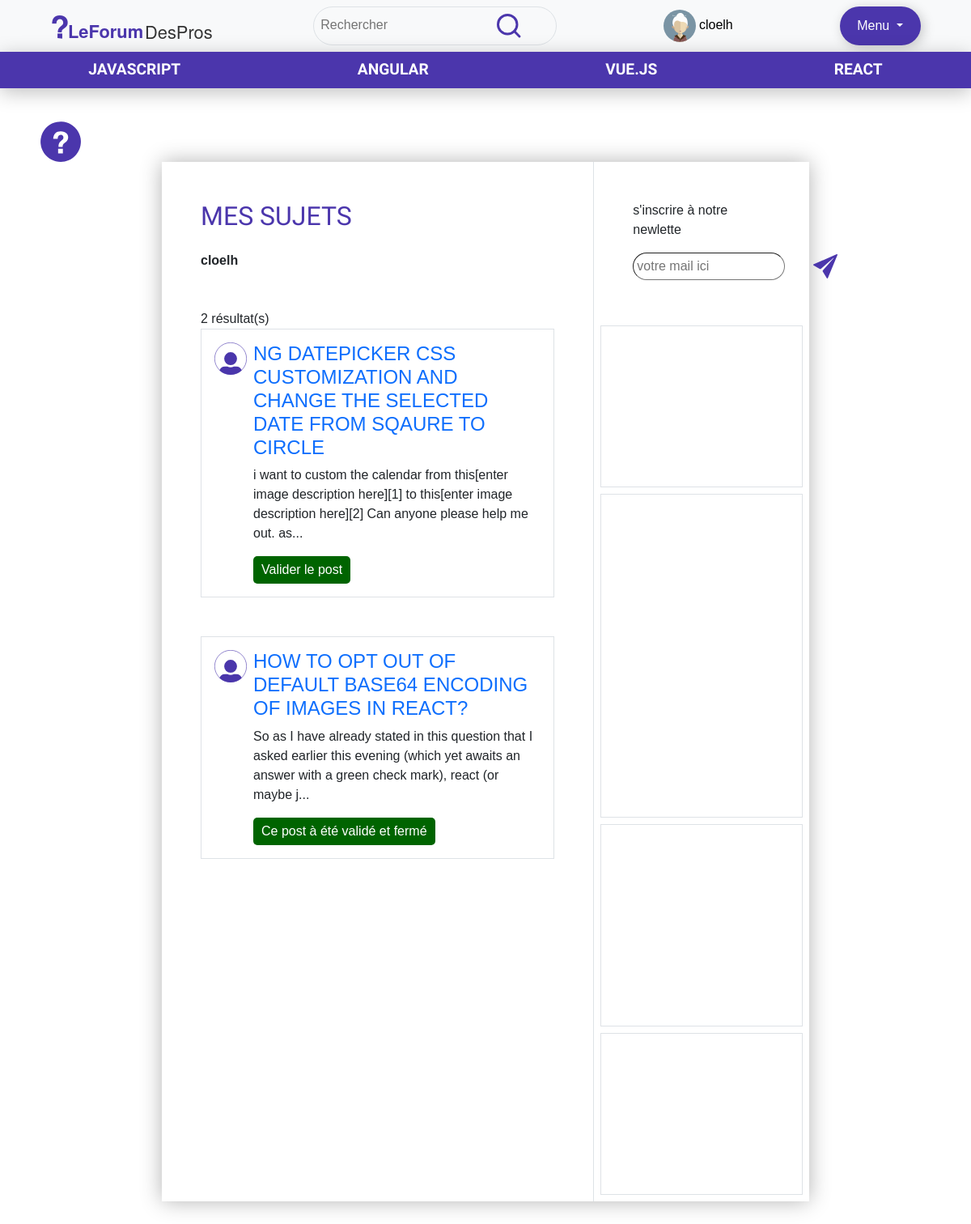
The app's page /index.php?action=mySujet (signed in) with its own data.
### tables this page shows
CREATE TABLE `cat` (
  `id` int(11) NOT NULL,
  `categorie` varchar(100) NOT NULL,
  `def` text NOT NULL
);

CREATE TABLE `sujet` (
  `id` int(11) NOT NULL,
  `titre` varchar(200) NOT NULL,
  `contenu` text NOT NULL,
  `id_user` int(11) NOT NULL,
  `id_cat` int(11) NOT NULL,
  `resolue` tinyint(1) NOT NULL DEFAULT '0'
);

### vues/mySujet.php (the view, shortened to what this page needs)
<?php
if(isset($_SESSION['id'])){
    $idUser = $_SESSION['id'];
    $pseudo = $_SESSION['pseudo'];
    $getSujet = $bdd->prepare('SELECT * FROM `sujet` WHERE `id_user`=:idUser ORDER BY `id` DESC');
    $getSujet->execute([
        'idUser' => $idUser
    ]);
    $nbSujet = $getSujet->rowCount();
    include('include/nav.php');
} else {
    header("Location: index.php?action=connexion");
}
?>
<div class="mySujet marge page d-flex">
<div class="feed col-8 p-5">
    <h2 class="mb-4">Mes sujets</h2>
    <p><b><?=$pseudo?></b></p>
    <div class="mt-5">
        <div class="resultatNb"><?=$nbSujet?> résultat(s)</div>
            <?php while($p = $getSujet->fetch()){ ?>
                <div class="post d-flex align-items-start mb-5 border border-1 p-3">
                    <img src="images/user.svg" alt="user" class="me-2" width="40px">
                    <div class="text">
                        <h4><a href="index.php?action=pageSujet&idSujet=<?=$p['id']?>"><?=$p['titre']?></a></h4>
                        <?php if(strlen($p['contenu']) > 150) { ?>
                            <p><?=substr($p['contenu'], 0, 150)?>...</p>
                        <?php } else { ?>
                            <p><?=$p['contenu']?></p>
                        <?php } ?>
                        <div class="d-flex">
                            <?php if($p['resolue'] == 0) { ?>
                                <span class="valider"><a href="index.php?action=postResolue&idSujet=<?=$p['id']?>">Valider le post</a></span>
                            <?php } else { ?>
                                <span class="valider">Ce post à été validé et fermé</span>
                            <?php } ?>
                        </div>
                    </div>
                </div>
            <?php } ?>
        </div>
    </div>
    <?php include('include/sidebar.php') ?>
</div>

### vues/include/nav.php (shortened to what this page needs)
<?php
    $getCat = $bdd->prepare('SELECT * FROM cat');
    $getCat->execute();
?>
<div class="fixed-top">
    <nav class="navbar d-flex justify-content-around bg-light">
        <a href="index.php?action=home"><img src="images/logo.svg" alt="logo" width="200px"></a>
        <div class="search border border-1 p-2 rounded-pill">
            <form action="?action=search" method="POST">
                <div class="form-group">
                    <input type="text" id="contenuSearch" name="contenuSearch" class="contenuSearch" placeholder="Rechercher">
                    <button type="submit"><img src="images/search.svg" alt="search" width="30px"></button>
                </div>
            </form>
        </div>
        <?php if(isset($_SESSION['id'])){ ?>
                <button class="bg-transparent" type="button" data-bs-toggle="modal" data-bs-target="#userProfil">
                    <img src="images/user/<?=$_SESSION['avatar']?>.svg" width="40px" alt=""> <?=$_SESSION['pseudo']?>
                </button>
                <div class="dropdown">
                    <button class="button dropdown-toggle" type="button" id="dropdownMenuButton1" data-bs-toggle="dropdown" aria-expanded="false">
                        Menu
                    </button>
                </div>
        <?php } else { ?>
            <a class="link" href="index.php?action=connexion">Se connecter</a>
        <?php } ?>
    </nav>
    <nav class="navbar list-categorie d-flex justify-content-around">
        <?php while($c = $getCat->fetch()){ ?>
            <a href="index.php?action=pageCategorie&idCat=<?=$c['id']?>"><?=$c['categorie']?></a>
        <?php } ?>
    </nav>
</div>

### asset/main.css (style rules this page uses)
* { margin: 0; padding: 0; font-family: Helvetica, sans-serif; }
.marge { margin-left: 200px; margin-right: 200px; margin-top: 200px; margin-bottom: 50px; }
a { text-decoration: none !important; }
button { border: none; min-width: 100px; }
.button { background-color: #4B36AC; color: white; border-radius:50px; padding: 12px 10px 12px 10px; box-shadow: 3px 3px 15px rgba(0, 0, 0, .20); text-decoration: none; transition: all .3s ease; }
h2, h4 { font-family: 'Viga', sans-serif; color: #4B36AC; text-transform: uppercase; }
.page { box-shadow: 0px 0px 25px rgba(0, 0, 0, .30); background-color: white; }
nav.list-categorie { background-color: #4B36AC; box-shadow: 0px 5px 25px rgba(0, 0, 0, .25); }
nav.list-categorie a { font-family: 'Viga', sans-serif; color: white; text-transform: uppercase; font-size: 1.2em; font-weight: bold; text-decoration: none; transition: opacity .2s ease; }
span a { color: white; transition: color .2s ease; }
span.valider { background-color: darkgreen; color: white; border-radius: 5px; padding: 5px 10px 5px 10px; }
.search form input { border: none; background: transparent; }
.search form button { border: none; background: transparent; }

### records on screen
cat: categorie "JAVASCRIPT"
cat: categorie "ANGULAR"
cat: categorie "VUE.JS"
cat: categorie "REACT"
sujet: titre "NG DATEPICKER CSS CUSTOMIZATION AND CHANGE THE SELECTED DATE FROM SQAURE TO CIRCLE", contenu "i want to custom the calendar from this[enter image description here][1] to this[enter image description here][2] Can anyone please help me out. as"
sujet: titre "HOW TO OPT OUT OF DEFAULT BASE64 ENCODING OF IMAGES IN REACT?", contenu "So as I have already stated in this question that I asked earlier this evening (which yet awaits an answer with a green check mark), react (or maybe j", resolue "Ce post à été validé et fermé"

### other values on screen
$_SESSION['pseudo'] "cloelh"
$pseudo "cloelh"
$nbSujet "2"
